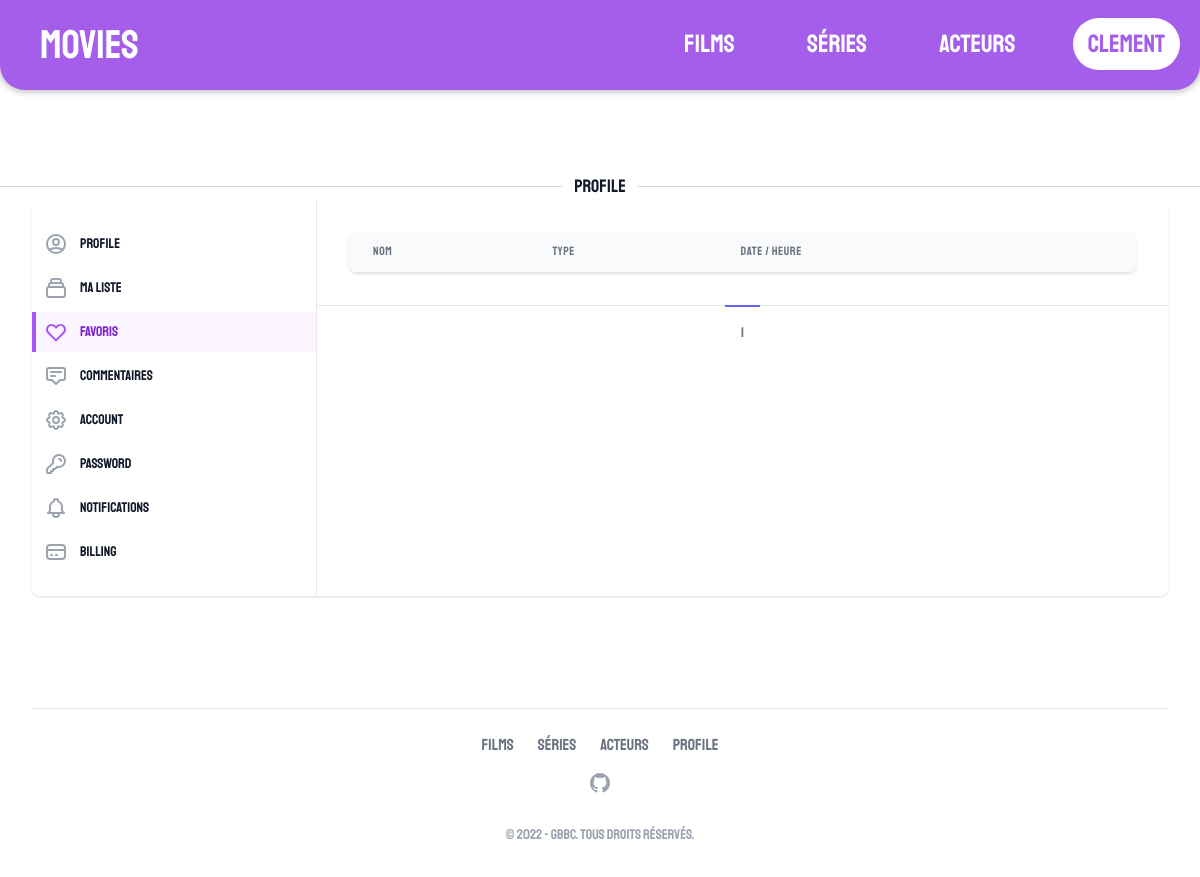
The app's page /favoris/ (signed in), older data.
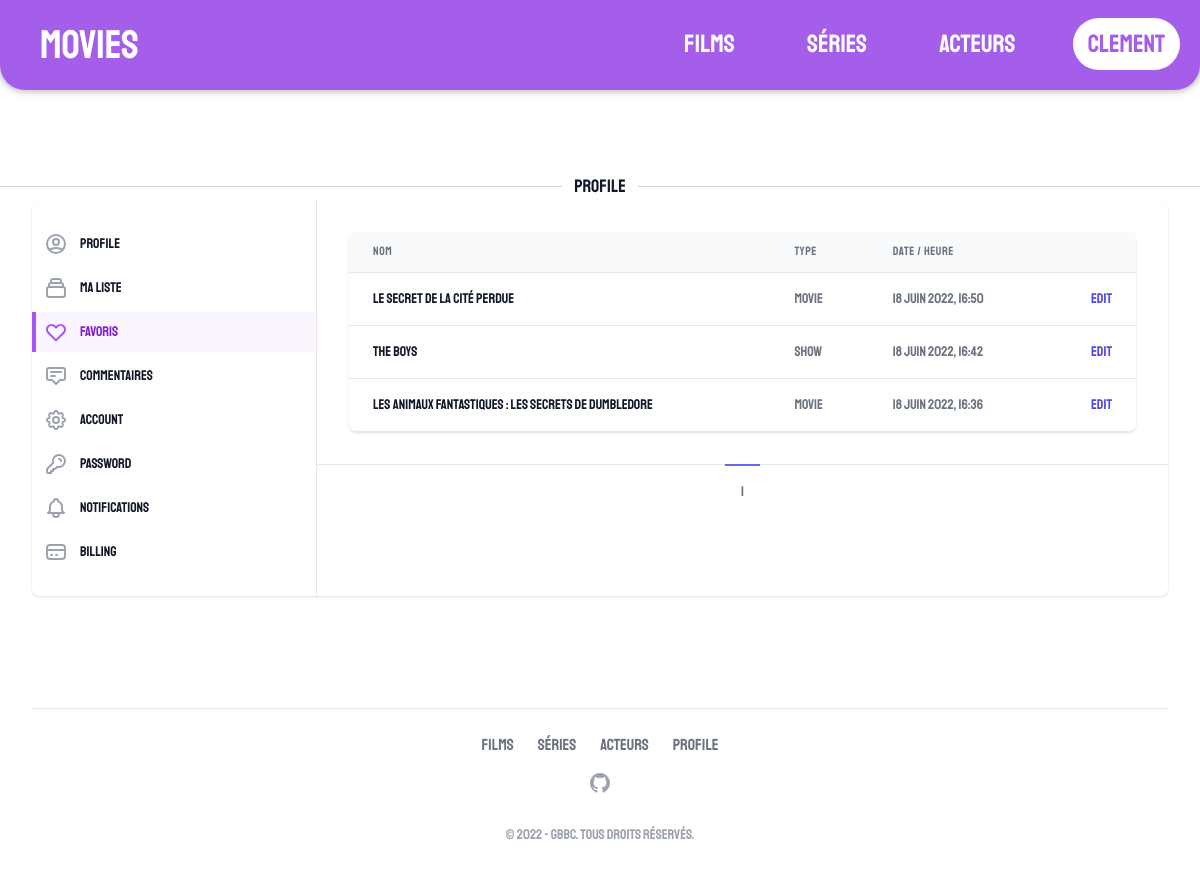
The same page, newer data.
### management/models.py (models this page shows, shortened)
class Favorite(models.Model):
    user = models.ForeignKey(User, on_delete=models.CASCADE)
    name = models.CharField(max_length=200)
    media_id = models.IntegerField()
    media_type = models.CharField(max_length=5,choices=MediaType.choices,default=MediaType.Movie)
    pub_date = models.DateTimeField('date published',auto_now=True)
    class Meta:
        verbose_name = "Favori"
        verbose_name_plural = "Favoris"

### management/views.py (the view)
class FavoritesPageView(ListView):
    template_name = TEMPLATE_BASE + 'account/favoris.html'
    context_object_name = 'favoris'
    paginate_by = 10
    def get_queryset(self):
        return Favorite.objects.filter(user=self.request.user).order_by('-pub_date')

### templates/pages/management/account/favoris.html (shortened to what this page needs)
{% extends './account.html' %}
{% block management %}
<div class="flex flex-col p-8">
    <div class="-my-2 overflow-x-auto sm:-mx-6 lg:-mx-8">
        <div class="py-2 align-middle inline-block min-w-full sm:px-6 lg:px-8">
            <div class="shadow overflow-hidden border-b border-gray-200 sm:rounded-lg">
                <table class="min-w-full divide-y divide-gray-200">
                    <thead class="bg-gray-50">
                        <tr>
                            <th scope="col"
                                class="px-6 py-3 text-left text-xs font-medium text-gray-500 uppercase tracking-wider">
                                Nom
                            </th>
                            <th scope="col"
                                class="px-6 py-3 text-left text-xs font-medium text-gray-500 uppercase tracking-wider">
                                Type
                            </th>
                            <th scope="col"
                                class="px-6 py-3 text-left text-xs font-medium text-gray-500 uppercase tracking-wider">
                                Date / Heure
                            </th>
                            <th scope="col" class="relative px-6 py-3">
                            </th>
                        </tr>
                    </thead>
                    <tbody class="bg-white divide-y divide-gray-200">
                        {% for favori in favoris %}
                        <tr>
                            <td class="px-6 py-4 whitespace-nowrap text-sm font-medium text-gray-900">
                                {{favori.name}}
                            </td>
                            <td class="px-6 py-4 whitespace-nowrap text-sm text-gray-500">
                                {{favori.media_type}}
                            </td>
                            <td class="px-6 py-4 whitespace-nowrap text-sm text-gray-500">
                                {{favori.pub_date|date}}, {{favori.pub_date|time}}
                            </td>
                            <td class="px-6 py-4 whitespace-nowrap text-right text-sm font-medium">
                                <a href="{% url favori.media_type|add:'s'|add:':detail' favori.media_id %}"
                                    class="text-indigo-600 hover:text-indigo-900">Edit</a>
                            </td>
                        </tr>
                        {% endfor %}
                    </tbody>
                </table>
            </div>
        </div>
        <div class="pt-6">
            {% include 'generic/pagination.html' %}
        </div>
    </div>
</div>
{% endblock %}

### templates/pages/management/account/account.html (shortened to what this page needs)
{% extends './menu.html' %}

### templates/pages/management/account/menu.html (shortened to what this page needs)
{% extends 'base/base.html' %}
{% block content %}
{% include 'generic/divider.html' with title='Profile' %}
<div>
    <main class="relative">
        <div class="mx-auto pb-6 px-4 sm:px-6 lg:pb-16 lg:px-8">
            <div class="bg-white rounded-lg shadow overflow-hidden">
                <div class="divide-y divide-gray-200 lg:grid lg:grid-cols-12 lg:divide-y-0 lg:divide-x">
                    <aside class="py-6 lg:col-span-3">
                        <nav class="space-y-1">
                            {% url 'management:account' as url %}
                            <a href="{% url 'management:account' %}"
                                class="{% if request.path == url%} bg-purple-50 border-purple-500 text-purple-700 hover:bg-purple-50 hover:text-purple-700 {% else %} border-transparent text-gray-900 hover:bg-gray-50 hover:text-gray-900 {% endif %} group border-l-4 px-3 py-2 flex items-center text-sm font-medium"
                                aria-current="page">
                                <svg class="{% if request.path == url%} text-purple-500 group-hover:text-purple-500 {%else%} text-gray-400 group-hover:text-gray-500 {% endif %} flex-shrink-0 -ml-1 mr-3 h-6 w-6"
                                    xmlns="http://www.w3.org/2000/svg" fill="none" viewBox="0 0 24 24"
                                    stroke="currentColor" aria-hidden="true">
                                    <path stroke-linecap="round" stroke-linejoin="round" stroke-width="2"
                                        d="M5.121 17.804A13.937 13.937 0 0112 16c2.5 0 4.847.655 6.879 1.804M15 10a3 3 0 11-6 0 3 3 0 016 0zm6 2a9 9 0 11-18 0 9 9 0 0118 0z" />
                                </svg>
                                <span class="truncate">
                                    Profile
                                </span>
                            </a>
                            {% url 'management:watchlist' as url %}
                            <a href="{% url 'management:watchlist' %}"
                                class="{% if request.path == url%} bg-purple-50 border-purple-500 text-purple-700 hover:bg-purple-50 hover:text-purple-700 {% else %} border-transparent text-gray-900 hover:bg-gray-50 hover:text-gray-900 {% endif %} group border-l-4 px-3 py-2 flex items-center text-sm font-medium">
                                <svg xmlns="http://www.w3.org/2000/svg"
                                    class="{% if request.path == url%} text-purple-500 group-hover:text-purple-500 {%else%} text-gray-400 group-hover:text-gray-500 {% endif %} flex-shrink-0 -ml-1 mr-3 h-6 w-6"
                                    fill="none" viewBox="0 0 24 24" stroke="currentColor" stroke-width="2">
                                    <path stroke-linecap="round" stroke-linejoin="round"
                                        d="M19 11H5m14 0a2 2 0 012 2v6a2 2 0 01-2 2H5a2 2 0 01-2-2v-6a2 2 0 012-2m14 0V9a2 2 0 00-2-2M5 11V9a2 2 0 012-2m0 0V5a2 2 0 012-2h6a2 2 0 012 2v2M7 7h10" />
                                </svg>
                                <span class="truncate">
                                    Ma liste
                                </span>
                            </a>
                            {% url 'management:favoris' as url %}
                            <a href="{% url 'management:favoris' %}"
                                class="{% if request.path == url%} bg-purple-50 border-purple-500 text-purple-700 hover:bg-purple-50 hover:text-purple-700 {% else %} border-transparent text-gray-900 hover:bg-gray-50 hover:text-gray-900 {% endif %} group border-l-4 px-3 py-2 flex items-center text-sm font-medium">
                                <svg xmlns="http://www.w3.org/2000/svg"
                                    class="{% if request.path == url%} text-purple-500 group-hover:text-purple-500 {%else%} text-gray-400 group-hover:text-gray-500 {% endif %} flex-shrink-0 -ml-1 mr-3 h-6 w-6"
                                    fill="none" viewBox="0 0 24 24" stroke="currentColor" stroke-width="2">
                                    <path stroke-linecap="round" stroke-linejoin="round"
                                        d="M4.318 6.318a4.5 4.5 0 000 6.364L12 20.364l7.682-7.682a4.5 4.5 0 00-6.364-6.364L12 7.636l-1.318-1.318a4.5 4.5 0 00-6.364 0z" />
                                </svg>
                                <span class="truncate">
                                    Favoris
                                </span>
                            </a>
                            {% url 'management:reviews' as url %}
                            <a href="{% url 'management:reviews' %}"
                                class="{% if request.path == url%} bg-purple-50 border-purple-500 text-purple-700 hover:bg-purple-50 hover:text-purple-700 {% else %} border-transparent text-gray-900 hover:bg-gray-50 hover:text-gray-900 {% endif %} group border-l-4 px-3 py-2 flex items-center text-sm font-medium">
                                <svg xmlns="http://www.w3.org/2000/svg"
                                    class="{% if request.path == url%} text-purple-500 group-hover:text-purple-500 {%else%} text-gray-400 group-hover:text-gray-500 {% endif %} flex-shrink-0 -ml-1 mr-3 h-6 w-6"
                                    fill="none" viewBox="0 0 24 24" stroke="currentColor" stroke-width="2">
                                    <path stroke-linecap="round" stroke-linejoin="round"
                                        d="M7 8h10M7 12h4m1 8l-4-4H5a2 2 0 01-2-2V6a2 2 0 012-2h14a2 2 0 012 2v8a2 2 0 01-2 2h-3l-4 4z" />
                                </svg>
                                <span class="truncate">
                                    Commentaires
                                </span>
                            </a>
                            <a href="#"
                                class="border-transparent text-gray-900 hover:bg-gray-50 hover:text-gray-900 group border-l-4 px-3 py-2 flex items-center text-sm font-medium">
                                <span class="truncate">
                                    Account
                                </span>
                            </a>
                            <a href="#"
                                class="border-transparent text-gray-900 hover:bg-gray-50 hover:text-gray-900 group border-l-4 px-3 py-2 flex items-center text-sm font-medium">
                                <span class="truncate">
                                    Password
                                </span>
                            </a>
                            <a href="#"
                                class="border-transparent text-gray-900 hover:bg-gray-50 hover:text-gray-900 group border-l-4 px-3 py-2 flex items-center text-sm font-medium">
                                <span class="truncate">
                                    Notifications
                                </span>
                            </a>
                            <a href="#"
                                class="border-transparent text-gray-900 hover:bg-gray-50 hover:text-gray-900 group border-l-4 px-3 py-2 flex items-center text-sm font-medium">
                                <span class="truncate">
                                    Billing
                                </span>
                            </a>
                        </nav>
                    </aside>
                    <div class="divide-y divide-gray-200 lg:col-span-9">
                        {% block management %}{% endblock %}
                    </div>
                </div>
            </div>
        </div>
    </main>
</div>
{% endblock %}

### templates/base/base.html (shortened to what this page needs)
{% load static %}
{% load tailwind_tags %}
<!doctype html>
<html lang="fr">
<head>
    {% tailwind_css %}
    <link rel="stylesheet" type="text/css" href="{% static 'css/dist/custom.css' %}">
</head>
<body class="BodyWrapper">
    {% if request.resolver_match.app_name is not management %}
    {% include "./header.html" %}
    {% endif %}
    {% block content %}{% endblock %}
    {% if request.resolver_match.app_name is not 'management' %}
    {% include "./footer.html" %}
    {% endif %}
</body>
</html>

### templates/base/header.html
<div class="Menu">
    <span class="logo">Movies</span>
    <div>
        <a href="{% url 'movies:popular' %}"
            class="navTxt {% if request.resolver_match.app_name == 'movies' %}navTxtActive{%endif%}">Films</a>
        {% url 'shows:popular' as url %}
        <a href="{% url 'shows:popular' %}"
            class="navTxt {% if request.resolver_match.app_name == 'shows' %}navTxtActive{%endif%}">Séries</a>
        {% url 'actors:popular' as url %}
        <a href="{% url 'actors:popular' %}"
            class="navTxt {% if request.resolver_match.app_name == 'actors' %}navTxtActive{%endif%}">Acteurs</a>
        {% if user.is_authenticated %}
        <a href="{% url 'management:account' %}" class="navBtn">{{user.username}}</a>
        {% else %}
        <a href="{% url 'management:login' %}" class="navBtn">Connexion</a>
        {% endif %}
    </div>
</div>

### templates/generic/divider.html (shortened to what this page needs)
<div class="pt-8">
  <div class="relative">
    <div class="absolute inset-0 flex items-center" aria-hidden="true">
    </div>
    <div class="relative flex justify-center">
      <span class="px-3 bg-white text-lg font-medium text-gray-900">
        {{title}}
      </span>
    </div>
  </div>
</div>

### templates/generic/pagination.html (shortened to what this page needs)
<nav class="border-t border-gray-200 px-4 flex items-center justify-between sm:px-0">
    {% for page in page_obj.paginator.page_range %}
    <div class="hidden md:-mt-px md:flex">
        {% if page == page_obj.number %}
        <a href="?page={{ page }}"
            class="{% if page == page_obj.number %}border-indigo-500 text-indigo-600{%endif%}border-transparent text-gray-500 hover:text-gray-700 hover:border-gray-300 border-t-2 pt-4 px-4 inline-flex items-center text-sm font-medium">
            {{page}}
        </a>
        {% elif page > page_obj.number|add:'-5' and page < page_obj.number|add:'5' %}
        <a href="?page={{ page }}"
            class="border-transparent text-gray-500 hover:text-gray-700 hover:border-gray-300 border-t-2 pt-4 px-4 inline-flex items-center text-sm font-medium">
            {{page}}
        </a>
        {% endif %}
    </div>
    {% endfor %}
</nav>

### templates/base/footer.html (shortened to what this page needs)
<div class="bg-white pt-4 sm:pt-10 lg:pt-12">
    <footer class="max-w-screen-2xl px-4 md:px-8 mx-auto">
        <div class="flex flex-col items-center border-t pt-6">
            <nav class="flex flex-wrap justify-center md:justify-start gap-x-4 gap-y-2 md:gap-6 mb-4">
                <a href="{% url 'movies:popular' %}"
                    class="text-gray-500 hover:text-indigo-500 active:text-indigo-600 transition duration-100">Films</a>
                <a href="{% url 'shows:popular' %}"
                    class="text-gray-500 hover:text-indigo-500 active:text-indigo-600 transition duration-100">Séries</a>
                <a href="{% url 'actors:popular' %}"
                    class="text-gray-500 hover:text-indigo-500 active:text-indigo-600 transition duration-100">Acteurs</a>
                <a href="#"
                    class="text-gray-500 hover:text-indigo-500 active:text-indigo-600 transition duration-100">Profile</a>
            </nav>
            <div class="flex gap-1">
                <a href="https://github.com/Bubuclem/Movies" target="_blank"
                    class="text-gray-400 hover:text-gray-500 active:text-gray-600 transition duration-100">
                </a>
            </div>
        </div>
        <div class="text-gray-400 text-sm text-center py-8">© {% now "Y" %} - GBBC. Tous droits réservés.</div>
    </footer>
</div>

Row changes from the older to the newer data that the page shows:
added Favorite: name "Le Secret de la cité perdue", media_type "movie", pub_date "18 juin 2022", pub_date "16:50"
added Favorite: name "The Boys", media_type "show", pub_date "18 juin 2022", pub_date "16:42"
added Favorite: name "Les Animaux fantastiques : Les Secrets de Dumbledore", media_type "movie", pub_date "18 juin 2022", pub_date "16:36"
